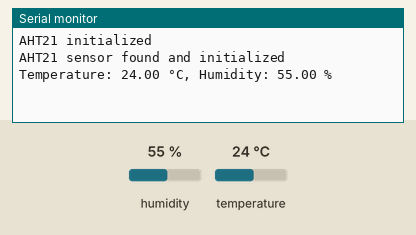
Simulated run of this sketch. Board: ESP32. On the bench: the last lines printed to the serial monitor. Wiring (inferred from the names in the program): AHT10/20 sensor at I2C address 0x38. The inputs (shaded band) are chosen by the test bench; at power-on: humidity 55 %, temperature 24 °C.

Above: at 1.2 s.
1.3 s: humidity set to 22 %
At 2.6 s:
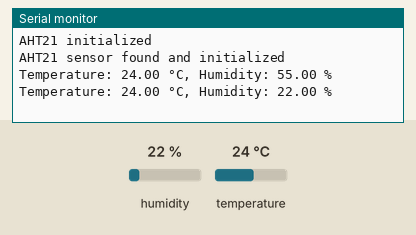
2.8 s: temperature set to 12 °C
4.3 s: humidity set to 40 %
At 5.4 s:
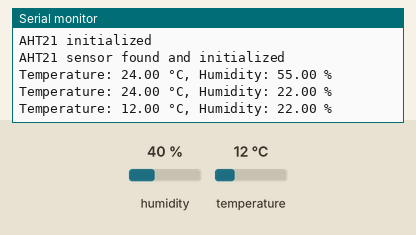
Timing chart, 0 to 7.3 s (numbered marks = the images above; inputs shaded):
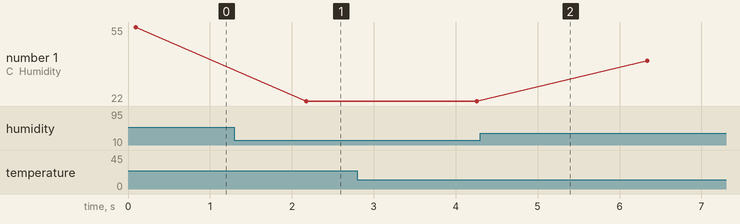

Measured:
- after the input at 1.3 s, the serial monitor: prints a new line after 0.87 s (image 1)
- plotted number 1: 55 → 22 after the input at 1.3 s, 22 → 40 after the input at 4.3 s

The sketch:

AHT21_Test_Code.ino
```cpp
#include <Wire.h>
#define AHT21_ADDRESS 0x38
#define AHT21_MEASURE_CMD 0xAC
#define AHT21_STATUS_CMD 0x71

bool initAHT21() {
  Wire.beginTransmission(AHT21_ADDRESS);
  Wire.write(0xBE);
  Wire.write(0x08);
  Wire.write(0x00);

  if (Wire.endTransmission() != 0) {
    return false;
  }

  delay(10);
  return checkAHT21Status();
}

bool checkAHT21Status() {
  Wire.beginTransmission(AHT21_ADDRESS);
  Wire.write(AHT21_STATUS_CMD);

  if (Wire.endTransmission() != 0) {
    return false;
  }
  Wire.requestFrom(AHT21_ADDRESS, 1);

  if (Wire.available() != 1) {
    return false;
  }

  uint8_t status = Wire.read();
  return (status & 0x18) == 0x18;
}

bool getAHT21Data(float &temperature, float &humidity) { 
    Wire.beginTransmission(AHT21_ADDRESS); 
    Wire.write(AHT21_MEASURE_CMD); 
    Wire.write(0x33); 
    Wire.write(0x00); 
    if (Wire.endTransmission() != 0) {   
       return false; 
    }   
    delay(80);
    Wire.requestFrom(AHT21_ADDRESS, 6); 
    if (Wire.available() != 6) {   
        return false; 
    }   
    uint8_t data[6]; 
    for (int i = 0; i < 6; i++) {   
        data[i] = Wire.read(); 
    }   
    humidity = ((data[1] << 12) | (data[2] << 4) | (data[3] >> 4)) * 100.0 / 0x100000; 
    temperature = ((((data[3] & 0x0F) << 16) | (data[4] << 8) | data[5]) * 200.0 / 0x100000) - 50;   
    return true;
}
void printAHT21Data() { 
    float temperature, humidity; 
    if (getAHT21Data(temperature, humidity)) {   
        Serial.print("Temperature: ");   
        Serial.print(temperature, 2);   
        Serial.print(" °C, Humidity: ");   
        Serial.print(humidity, 2);   
        Serial.println(" %");  }
    else {   
        Serial.println("Failed to read AHT21 data"); 
    }
}
void setup() { 
    Serial.begin(115200); 
    Wire.begin(42,41); 
    if (initAHT21()) {   
        Serial.println("AHT21 initialized");  }
    else {   
        Serial.println("No"); 
    } 
    if (checkAHT21Status()) {   
        Serial.println("AHT21 sensor found and initialized"); 
    }
    else {   
       Serial.println("AHT21 sensor not found or not initialized"); 
    }
}
void loop() { 
    if (checkAHT21Status()) {   
        printAHT21Data();  }
    else {   
        Serial.println("AHT21 sensor not responding"); 
    }   
    delay(2000);
}
```
